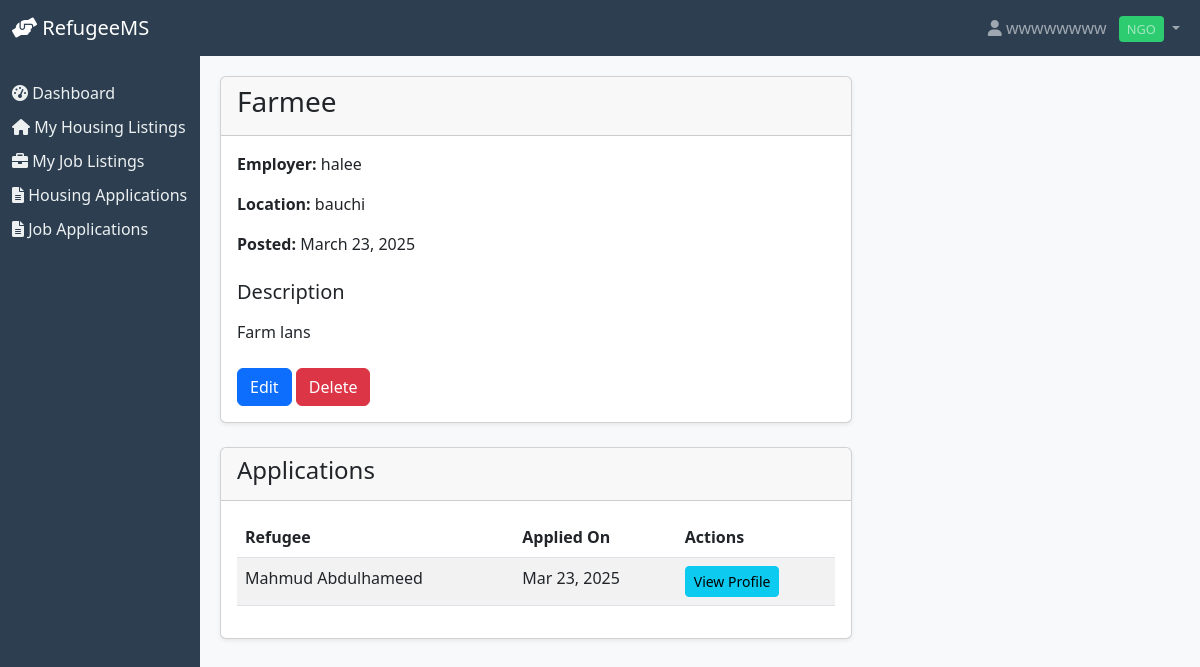
Screenshot of /jobs/2/ (signed in) with the database file from the repository.
### refugees/models.py (models this page shows, shortened)
class CustomUser(AbstractUser):
    USER_TYPE_CHOICES = [
        ('refugee', 'Refugee'),
        ('admin', 'Admin'),
        ('ngo', 'NGO'),
    ]
    user_type = models.CharField(max_length=10, choices=USER_TYPE_CHOICES)
    phone_number = models.CharField(max_length=20, blank=True)
    organization = models.CharField(max_length=100, blank=True, help_text="Organization name for NGO users")

class Job(models.Model):
    JOB_TYPE_CHOICES = [
        ('full_time', 'Full Time'),
        ('part_time', 'Part Time'),
        ('contract', 'Contract'),
        ('temporary', 'Temporary'),
    ]
    title = models.CharField(max_length=100)
    description = models.TextField()
    location = models.CharField(max_length=100)
    employer = models.CharField(max_length=100)
    job_type = models.CharField(max_length=20, choices=JOB_TYPE_CHOICES)
    salary_range = models.CharField(max_length=100, blank=True)
    requirements = models.TextField()
    benefits = models.TextField(blank=True)
    posted_at = models.DateTimeField(auto_now_add=True)
    deadline = models.DateTimeField()
    is_active = models.BooleanField(default=True)
    ngo = models.ForeignKey('NGO', on_delete=models.CASCADE, related_name='job_listings', null=True)

class JobApplication(models.Model):
    STATUS_CHOICES = [
        ('pending', 'Pending Review'),
        ('shortlisted', 'Shortlisted'),
        ('interview', 'Interview Stage'),
        ('offered', 'Job Offered'),
        ('accepted', 'Offer Accepted'),
        ('rejected', 'Rejected'),
        ('withdrawn', 'Withdrawn'),
    ]
    refugee = models.ForeignKey(Refugee, on_delete=models.CASCADE)
    job = models.ForeignKey(Job, on_delete=models.CASCADE)
    status = models.CharField(max_length=20, choices=STATUS_CHOICES, default='pending')
    cover_letter = models.TextField(blank=True)
    resume = models.FileField(upload_to='job_applications/', blank=True)
    applied_at = models.DateTimeField(auto_now_add=True)
    last_updated = models.DateTimeField(auto_now=True)
    interview_date = models.DateTimeField(null=True, blank=True)
    notes = models.TextField(blank=True)
    class Meta:
        unique_together = ('refugee', 'job')

class Refugee(models.Model):
    GENDER_CHOICES = [
        ('M', 'Male'),
        ('F', 'Female'),
        ('O', 'Other'),
    ]
    STATUS_CHOICES = [
        ('pending', 'Pending'),
        ('approved', 'Approved'),
        ('rejected', 'Rejected'),
    ]
    user = models.OneToOneField(CustomUser, on_delete=models.CASCADE, related_name='refugee')
    date_of_birth = models.DateField(null=True)
    gender = models.CharField(max_length=1, choices=GENDER_CHOICES)
    family_size = models.IntegerField(validators=[MinValueValidator(1)])
    country_of_origin = models.CharField(max_length=100)
    native_language = models.CharField(max_length=50)
    education_level = models.CharField(max_length=100, blank=True)
    skills = models.TextField(blank=True)
    medical_conditions = models.TextField(blank=True)
    emergency_contact = models.CharField(max_length=100, blank=True)
    documents = models.FileField(upload_to='refugee_documents/', blank=True)
    status = models.CharField(max_length=10, choices=STATUS_CHOICES, default='pending')
    registered_at = models.DateTimeField(auto_now_add=True)
    last_updated = models.DateTimeField(auto_now=True)

### refugees/views.py (the view)
# urls.py: path('jobs/<int:pk>/', views.JobDetailView.as_view(), name='job_detail'),
class JobDetailView(DetailView):
    model = Job
    template_name = 'refugees/job_detail.html'

### refugees/templates/refugees/job_detail.html (shortened to what this page needs)
{% extends 'refugees/base.html' %}
{% block content %}
<div class="row">
    <div class="col-md-8">
        <div class="card mb-4">
            <div class="card-header">
                <h3>{{ job.title }}</h3>
            </div>
            <div class="card-body">
                <p><strong>Employer:</strong> {{ job.employer }}</p>
                <p><strong>Location:</strong> {{ job.location }}</p>
                <p><strong>Posted:</strong> {{ job.posted_at|date:"F j, Y" }}</p>
                <h5 class="mt-4">Description</h5>
                <p>{{ job.description|linebreaks }}</p>
                {% if user.is_authenticated %}
                    {% if user.user_type == 'refugee' %}
                        {% if user.refugee %}
                            {% with applied=user.refugee.jobapplication_set.filter.exists %}
                                {% if applied %}
                                <div class="alert alert-success">
                                    You have already applied for this job.
                                </div>
                                {% else %}
                                <a href="{% url 'apply_for_job' job.id %}" class="btn btn-success">Apply for this Job</a>
                                {% endif %}
                            {% endwith %}
                        {% else %}
                            <div class="alert alert-warning">
                                You need to complete your refugee profile before applying for jobs.
                                <a href="{% url 'create_refugee_profile' %}">Create Profile</a>
                            </div>
                        {% endif %}
                    {% elif user.user_type in 'admin,ngo' %}
                        <div class="mt-4">
                            <a href="{% url 'job_update' job.id %}" class="btn btn-primary">Edit</a>
                            <a href="{% url 'job_delete' job.id %}" class="btn btn-danger">Delete</a>
                        </div>
                    {% endif %}
                {% endif %}
            </div>
        </div>
        {% if user.user_type in 'admin,ngo' %}
        <div class="card">
            <div class="card-header">
                <h4>Applications</h4>
            </div>
            <div class="card-body">
                {% with applications=job.jobapplication_set.all %}
                    {% if applications %}
                        <div class="table-responsive">
                            <table class="table table-striped">
                                <thead>
                                    <tr>
                                        <th>Refugee</th>
                                        <th>Applied On</th>
                                        <th>Actions</th>
                                    </tr>
                                </thead>
                                <tbody>
                                    {% for application in applications %}
                                    <tr>
                                        <td>{{ application.refugee.user.first_name }} {{ application.refugee.user.last_name }}</td>
                                        <td>{{ application.applied_at|date:"M d, Y" }}</td>
                                        <td>
                                            <a href="{% url 'refugee_detail' application.refugee.id %}" class="btn btn-sm btn-info">View Profile</a>
                                        </td>
                                    </tr>
                                    {% endfor %}
                                </tbody>
                            </table>
                        </div>
                    {% else %}
                        <p>No applications received yet.</p>
                    {% endif %}
                {% endwith %}
            </div>
        </div>
        {% endif %}
    </div>
</div>
{% endblock %}

### refugees/templates/refugees/base.html (shortened to what this page needs)
<!DOCTYPE html>
<html lang="en">
<head>
    <link href="https://cdn.jsdelivr.net/npm/bootstrap@5.3.0/dist/css/bootstrap.min.css" rel="stylesheet">
    <link href="https://cdnjs.cloudflare.com/ajax/libs/font-awesome/6.0.0/css/all.min.css" rel="stylesheet">
</head>
<body>
    <nav class="navbar navbar-expand-lg navbar-dark bg-dark">
        <div class="container-fluid">
            <a class="navbar-brand" href="{% url 'dashboard' %}">
                <i class="fas fa-hands-helping"></i> RefugeeMS
            </a>
            <div class="collapse navbar-collapse" id="navbarNav">
                <ul class="navbar-nav ms-auto">
                    {% if user.is_authenticated %}
                    <li class="nav-item dropdown">
                        <a class="nav-link dropdown-toggle" href="#" id="userDropdown" role="button" data-bs-toggle="dropdown">
                            <i class="fas fa-user"></i> {{ user.username }}
                            {% if user.user_type == 'refugee' %}
                                <span class="user-type-badge refugee-badge">Refugee</span>
                            {% elif user.user_type == 'ngo' %}
                                <span class="user-type-badge ngo-badge">NGO</span>
                            {% else %}
                                <span class="user-type-badge admin-badge">Admin</span>
                            {% endif %}
                        </a>
                    </li>
                    {% endif %}
                </ul>
            </div>
        </div>
    </nav>
    <div class="container-fluid">
        <div class="row">
            {% if user.is_authenticated %}
            <div class="col-md-2 sidebar">
                <div class="d-flex flex-column">
                    <a href="{% url 'dashboard' %}" class="nav-link {% if request.resolver_match.url_name == 'dashboard' %}active{% endif %}">
                        <i class="fas fa-tachometer-alt"></i> Dashboard
                    </a>
                    {% if user.user_type == 'refugee' %}
                        <a href="{% url 'housing_list' %}" class="nav-link {% if 'housing' in request.path %}active{% endif %}">
                            <i class="fas fa-home"></i> Available Housing
                        </a>
                        <a href="{% url 'job_list' %}" class="nav-link {% if 'job' in request.path %}active{% endif %}">
                            <i class="fas fa-briefcase"></i> Available Jobs
                        </a>
                        <a href="{% url 'housing_application_list' %}" class="nav-link {% if 'housing_application' in request.path %}active{% endif %}">
                            <i class="fas fa-file-alt"></i> My Housing Applications
                        </a>
                        <a href="{% url 'job_application_list' %}" class="nav-link {% if 'job_application' in request.path %}active{% endif %}">
                            <i class="fas fa-file-alt"></i> My Job Applications
                        </a>
                    {% elif user.user_type == 'ngo' %}
                        <a href="{% url 'housing_list' %}" class="nav-link {% if 'housing' in request.path %}active{% endif %}">
                            <i class="fas fa-home"></i> My Housing Listings
                        </a>
                        <a href="{% url 'job_list' %}" class="nav-link {% if 'job' in request.path %}active{% endif %}">
                            <i class="fas fa-briefcase"></i> My Job Listings
                        </a>
                        <a href="{% url 'housing_application_list' %}" class="nav-link {% if 'housing_application' in request.path %}active{% endif %}">
                            <i class="fas fa-file-alt"></i> Housing Applications
                        </a>
                        <a href="{% url 'job_application_list' %}" class="nav-link {% if 'job_application' in request.path %}active{% endif %}">
                            <i class="fas fa-file-alt"></i> Job Applications
                        </a>
                    {% endif %}
                </div>
            </div>
            <div class="col-md-10 main-content">
            {% else %}
            <div class="col-12 main-content">
            {% endif %}
                {% block content %}
                {% endblock %}
            </div>
        </div>
    </div>
</body>
</html>

### refugees/templates/refugees/base.html (style rules this page uses)
.sidebar { min-height: 100vh; background-color: #2c3e50; padding-top: 20px; }
.sidebar .nav-link { color: #ecf0f1; margin: 5px 0; }
.main-content { padding: 20px; background-color: #f8f9fa; }
.navbar { background-color: #2c3e50 !important; }
.card { box-shadow: 0 0.125rem 0.25rem rgba(0, 0, 0, 0.075); margin-bottom: 1rem; }
.user-type-badge { font-size: 0.8rem; padding: 0.25rem 0.5rem; border-radius: 0.25rem; margin-left: 0.5rem; }
.ngo-badge { background-color: #2ecc71; }

### rows the page displays
CustomUser: username "wwwwwwww"
Job: title "Farmee", employer "halee", location "bauchi", posted_at "March 23, 2025", description "Farm lans"
JobApplication: refugee.user.first_name "Mahmud", refugee.user.last_name "Abdulhameed", applied_at "Mar 23, 2025"
